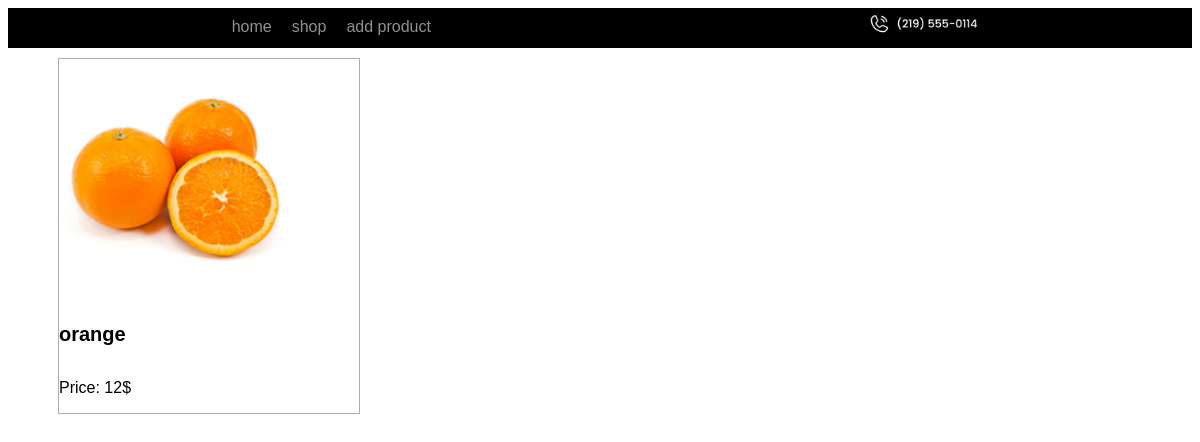
The app's page /detail/2 with its own data.
### models.py (models this page shows)
class Product(db.Model):
    __tablename__ = 'product'
    name = db.Column(db.String)
    file = db.Column(db.String)
    price = db.Column(db.Integer)
    id = db.Column(db.Integer, primary_key=True)
    category_id = db.Column(db.Integer, db.ForeignKey("category.id"))

### routes.py (the view)
@app.route('/detail/<int:product_id>')
def product_detail(product_id):
    product = Product.query.get(product_id)
    sales = Sale.query.filter_by(product_id=product.id).all()
    return render_template('detail.html', product=product, sales=sales)

### templates/detail.html (shortened to what this page needs)
<!DOCTYPE html>
<html lang="en">
<head>
    <link rel="stylesheet" href="../static/css/detail.css">
</head>
<body>
{% extends "layout.html" %}
{% block content %}
{% set img = product.file %}
<div class="c">
    <div class="container">
        <img src="{{ url_for('static', filename=img) }}" >
        <div class="container_item">
            <div>
                <h5>{{ product.name }}</h5>
                <p>Price: {{ product.price }}$</p>
            </div>
        </div>
    </div>
</div>
{% endblock %}

### static/css/detail.css (style rules this page uses)
h5, p { font-family: sans-serif; }
h5 { font-size: 20px; }
.container_item { display: flex; justify-content: space-between; }
.c { border: 1px solid rgba(0, 0, 0, 0.326); max-width: 300px; margin: 10px 50px; }
img { max-width: 250px; }

### records on screen
Product: file (picture), name "orange", price "12"
